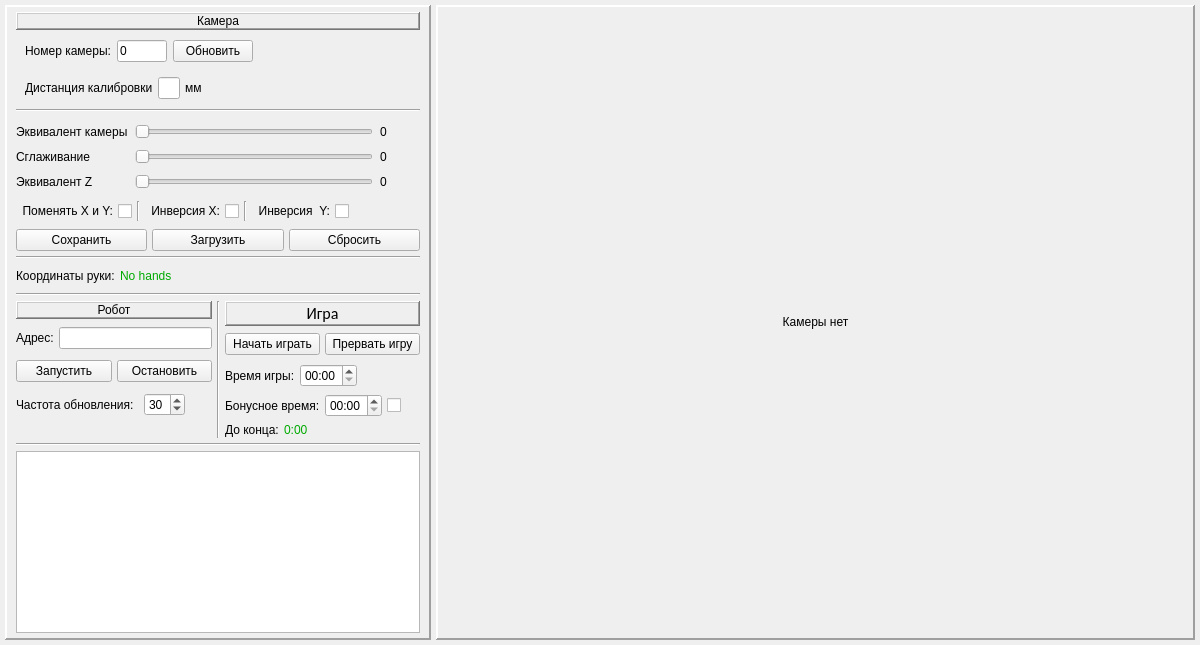
<?xml version="1.0" encoding="UTF-8"?>
<ui version="4.0">
 <class>MainWindow</class>
 <widget class="QMainWindow" name="MainWindow">
  <property name="enabled">
   <bool>true</bool>
  </property>
  <property name="geometry">
   <rect>
    <x>0</x>
    <y>0</y>
    <width>1200</width>
    <height>645</height>
   </rect>
  </property>
  <property name="windowTitle">
   <string>HapHapch</string>
  </property>
  <widget class="QWidget" name="centralwidget">
   <layout class="QGridLayout" name="gridLayout_6">
    <property name="leftMargin">
     <number>5</number>
    </property>
    <property name="topMargin">
     <number>5</number>
    </property>
    <property name="rightMargin">
     <number>5</number>
    </property>
    <property name="bottomMargin">
     <number>5</number>
    </property>
    <property name="spacing">
     <number>5</number>
    </property>
    <item row="0" column="0">
     <layout class="QHBoxLayout" name="horizontalLayout_5" stretch="7,13">
      <property name="spacing">
       <number>5</number>
      </property>
      <item>
       <widget class="QFrame" name="frame">
        <property name="sizePolicy">
         <sizepolicy hsizetype="Preferred" vsizetype="Preferred">
          <horstretch>0</horstretch>
          <verstretch>0</verstretch>
         </sizepolicy>
        </property>
        <property name="minimumSize">
         <size>
          <width>0</width>
          <height>0</height>
         </size>
        </property>
        <property name="maximumSize">
         <size>
          <width>600</width>
          <height>16777215</height>
         </size>
        </property>
        <property name="frameShape">
         <enum>QFrame::Panel</enum>
        </property>
        <property name="frameShadow">
         <enum>QFrame::Raised</enum>
        </property>
        <property name="lineWidth">
         <number>2</number>
        </property>
        <layout class="QVBoxLayout" name="verticalLayout">
         <property name="spacing">
          <number>5</number>
         </property>
         <property name="topMargin">
          <number>5</number>
         </property>
         <property name="bottomMargin">
          <number>5</number>
         </property>
         <item>
          <widget class="QLabel" name="label_10">
           <property name="sizePolicy">
            <sizepolicy hsizetype="Preferred" vsizetype="Maximum">
             <horstretch>0</horstretch>
             <verstretch>0</verstretch>
            </sizepolicy>
           </property>
           <property name="styleSheet">
            <string notr="true">font: 75 12pt &quot;Calibri&quot;;</string>
           </property>
           <property name="frameShape">
            <enum>QFrame::WinPanel</enum>
           </property>
           <property name="frameShadow">
            <enum>QFrame::Raised</enum>
           </property>
           <property name="lineWidth">
            <number>1</number>
           </property>
           <property name="text">
            <string>Камера</string>
           </property>
           <property name="alignment">
            <set>Qt::AlignCenter</set>
           </property>
           <property name="margin">
            <number>2</number>
           </property>
          </widget>
         </item>
         <item>
          <widget class="QFrame" name="frame">
           <property name="sizePolicy">
            <sizepolicy hsizetype="Preferred" vsizetype="Maximum">
             <horstretch>0</horstretch>
             <verstretch>0</verstretch>
            </sizepolicy>
           </property>
           <layout class="QGridLayout" name="gridLayout_3">
            <property name="topMargin">
             <number>5</number>
            </property>
            <property name="bottomMargin">
             <number>5</number>
            </property>
            <item row="0" column="2">
             <widget class="QPushButton" name="Start_cam">
              <property name="sizePolicy">
               <sizepolicy hsizetype="Minimum" vsizetype="Fixed">
                <horstretch>0</horstretch>
                <verstretch>0</verstretch>
               </sizepolicy>
              </property>
              <property name="text">
               <string>Обновить</string>
              </property>
             </widget>
            </item>
            <item row="0" column="0">
             <widget class="QLabel" name="label">
              <property name="sizePolicy">
               <sizepolicy hsizetype="Maximum" vsizetype="Preferred">
                <horstretch>0</horstretch>
                <verstretch>0</verstretch>
               </sizepolicy>
              </property>
              <property name="text">
               <string>Номер камеры:</string>
              </property>
              <property name="alignment">
               <set>Qt::AlignLeading|Qt::AlignLeft|Qt::AlignVCenter</set>
              </property>
             </widget>
            </item>
            <item row="0" column="1">
             <widget class="QLineEdit" name="NumCamEditLine">
              <property name="sizePolicy">
               <sizepolicy hsizetype="Fixed" vsizetype="Fixed">
                <horstretch>100</horstretch>
                <verstretch>0</verstretch>
               </sizepolicy>
              </property>
              <property name="minimumSize">
               <size>
                <width>0</width>
                <height>0</height>
               </size>
              </property>
              <property name="maximumSize">
               <size>
                <width>50</width>
                <height>16777215</height>
               </size>
              </property>
              <property name="baseSize">
               <size>
                <width>0</width>
                <height>0</height>
               </size>
              </property>
              <property name="text">
               <string>0</string>
              </property>
             </widget>
            </item>
            <item row="0" column="3">
             <widget class="QLabel" name="label_2">
              <property name="sizePolicy">
               <sizepolicy hsizetype="MinimumExpanding" vsizetype="Preferred">
                <horstretch>0</horstretch>
                <verstretch>0</verstretch>
               </sizepolicy>
              </property>
              <property name="text">
               <string/>
              </property>
             </widget>
            </item>
           </layout>
          </widget>
         </item>
         <item>
          <widget class="QFrame" name="horizontalFrame_2">
           <property name="sizePolicy">
            <sizepolicy hsizetype="Preferred" vsizetype="Maximum">
             <horstretch>0</horstretch>
             <verstretch>0</verstretch>
            </sizepolicy>
           </property>
           <layout class="QHBoxLayout" name="horizontalLayout_2" stretch="1,1,1,10">
            <property name="spacing">
             <number>5</number>
            </property>
            <property name="topMargin">
             <number>5</number>
            </property>
            <property name="bottomMargin">
             <number>5</number>
            </property>
            <item>
             <widget class="QLabel" name="lab_2">
              <property name="sizePolicy">
               <sizepolicy hsizetype="Minimum" vsizetype="Preferred">
                <horstretch>0</horstretch>
                <verstretch>0</verstretch>
               </sizepolicy>
              </property>
              <property name="text">
               <string>Дистанция калибровки</string>
              </property>
             </widget>
            </item>
            <item>
             <widget class="QLineEdit" name="CalibDist">
              <property name="sizePolicy">
               <sizepolicy hsizetype="Maximum" vsizetype="Fixed">
                <horstretch>0</horstretch>
                <verstretch>0</verstretch>
               </sizepolicy>
              </property>
              <property name="maximumSize">
               <size>
                <width>50</width>
                <height>16777215</height>
               </size>
              </property>
              <property name="text">
               <string/>
              </property>
             </widget>
            </item>
            <item>
             <widget class="QLabel" name="label_3">
              <property name="text">
               <string>мм</string>
              </property>
              <property name="margin">
               <number>3</number>
              </property>
             </widget>
            </item>
            <item>
             <widget class="QLabel" name="label_4">
              <property name="sizePolicy">
               <sizepolicy hsizetype="MinimumExpanding" vsizetype="Preferred">
                <horstretch>0</horstretch>
                <verstretch>0</verstretch>
               </sizepolicy>
              </property>
              <property name="text">
               <string/>
              </property>
             </widget>
            </item>
           </layout>
          </widget>
         </item>
         <item>
          <widget class="Line" name="line">
           <property name="orientation">
            <enum>Qt::Horizontal</enum>
           </property>
          </widget>
         </item>
         <item>
          <layout class="QGridLayout" name="gridLayout_4" columnstretch="0,0,0">
           <property name="topMargin">
            <number>7</number>
           </property>
           <property name="bottomMargin">
            <number>7</number>
           </property>
           <property name="horizontalSpacing">
            <number>7</number>
           </property>
           <property name="verticalSpacing">
            <number>10</number>
           </property>
           <item row="0" column="1">
            <widget class="QSlider" name="CalibCam">
             <property name="maximum">
              <number>800</number>
             </property>
             <property name="pageStep">
              <number>1</number>
             </property>
             <property name="value">
              <number>0</number>
             </property>
             <property name="orientation">
              <enum>Qt::Horizontal</enum>
             </property>
            </widget>
           </item>
           <item row="1" column="1">
            <widget class="QSlider" name="TimeApprox">
             <property name="minimum">
              <number>1</number>
             </property>
             <property name="maximum">
              <number>100</number>
             </property>
             <property name="pageStep">
              <number>1</number>
             </property>
             <property name="value">
              <number>1</number>
             </property>
             <property name="orientation">
              <enum>Qt::Horizontal</enum>
             </property>
            </widget>
           </item>
           <item row="2" column="1">
            <widget class="QSlider" name="CalibCam_Z">
             <property name="minimum">
              <number>0</number>
             </property>
             <property name="maximum">
              <number>500</number>
             </property>
             <property name="pageStep">
              <number>1</number>
             </property>
             <property name="orientation">
              <enum>Qt::Horizontal</enum>
             </property>
            </widget>
           </item>
           <item row="0" column="2">
            <widget class="QLabel" name="Lab_CalibCam">
             <property name="sizePolicy">
              <sizepolicy hsizetype="Fixed" vsizetype="Preferred">
               <horstretch>0</horstretch>
               <verstretch>0</verstretch>
              </sizepolicy>
             </property>
             <property name="minimumSize">
              <size>
               <width>40</width>
               <height>0</height>
              </size>
             </property>
             <property name="text">
              <string extracomment="3324243">0</string>
             </property>
             <property name="margin">
              <number>3</number>
             </property>
            </widget>
           </item>
           <item row="1" column="0">
            <widget class="QLabel" name="label_6">
             <property name="text">
              <string>Cглаживание</string>
             </property>
            </widget>
           </item>
           <item row="1" column="2">
            <widget class="QLabel" name="Lab_TimeApprox">
             <property name="sizePolicy">
              <sizepolicy hsizetype="Fixed" vsizetype="Preferred">
               <horstretch>0</horstretch>
               <verstretch>0</verstretch>
              </sizepolicy>
             </property>
             <property name="text">
              <string>0</string>
             </property>
             <property name="margin">
              <number>3</number>
             </property>
            </widget>
           </item>
           <item row="0" column="0">
            <widget class="QLabel" name="lab">
             <property name="text">
              <string>Эквивалент камеры</string>
             </property>
            </widget>
           </item>
           <item row="2" column="0">
            <widget class="QLabel" name="label_7">
             <property name="text">
              <string>Эквивалент Z</string>
             </property>
            </widget>
           </item>
           <item row="2" column="2">
            <widget class="QLabel" name="Lab_CalibCam_Z">
             <property name="sizePolicy">
              <sizepolicy hsizetype="Fixed" vsizetype="Preferred">
               <horstretch>0</horstretch>
               <verstretch>0</verstretch>
              </sizepolicy>
             </property>
             <property name="text">
              <string>0</string>
             </property>
             <property name="margin">
              <number>3</number>
             </property>
            </widget>
           </item>
          </layout>
         </item>
         <item>
          <layout class="QHBoxLayout" name="horizontalLayout_14">
           <property name="bottomMargin">
            <number>3</number>
           </property>
           <item>
            <widget class="QCheckBox" name="Change_XY_Box">
             <property name="layoutDirection">
              <enum>Qt::RightToLeft</enum>
             </property>
             <property name="text">
              <string>Поменять X и Y:</string>
             </property>
             <property name="tristate">
              <bool>false</bool>
             </property>
            </widget>
           </item>
           <item>
            <widget class="Line" name="line_5">
             <property name="orientation">
              <enum>Qt::Vertical</enum>
             </property>
            </widget>
           </item>
           <item>
            <widget class="QCheckBox" name="Inv_X_Box">
             <property name="layoutDirection">
              <enum>Qt::RightToLeft</enum>
             </property>
             <property name="text">
              <string>Инверсия X:</string>
             </property>
            </widget>
           </item>
           <item>
            <widget class="Line" name="line_7">
             <property name="orientation">
              <enum>Qt::Vertical</enum>
             </property>
            </widget>
           </item>
           <item>
            <widget class="QCheckBox" name="Inv_Y_Box">
             <property name="layoutDirection">
              <enum>Qt::RightToLeft</enum>
             </property>
             <property name="text">
              <string>Инверсия  Y:</string>
             </property>
            </widget>
           </item>
           <item>
            <widget class="QLabel" name="label_13">
             <property name="sizePolicy">
              <sizepolicy hsizetype="Expanding" vsizetype="Preferred">
               <horstretch>0</horstretch>
               <verstretch>0</verstretch>
              </sizepolicy>
             </property>
             <property name="text">
              <string/>
             </property>
            </widget>
           </item>
          </layout>
         </item>
         <item>
          <layout class="QHBoxLayout" name="horizontalLayout_6">
           <item>
            <widget class="QPushButton" name="SaveSettingsBut">
             <property name="text">
              <string>Сохранить</string>
             </property>
            </widget>
           </item>
           <item>
            <widget class="QPushButton" name="LoadSettingsBut">
             <property name="text">
              <string>Загрузить</string>
             </property>
            </widget>
           </item>
           <item>
            <widget class="QPushButton" name="ResetSettingsBut">
             <property name="text">
              <string>Сбросить</string>
             </property>
            </widget>
           </item>
          </layout>
         </item>
         <item>
          <widget class="Line" name="line_2">
           <property name="orientation">
            <enum>Qt::Horizontal</enum>
           </property>
          </widget>
         </item>
         <item>
          <layout class="QHBoxLayout" name="horizontalLayout_3">
           <property name="topMargin">
            <number>5</number>
           </property>
           <property name="bottomMargin">
            <number>5</number>
           </property>
           <item>
            <widget class="QLabel" name="label_11">
             <property name="text">
              <string>Координаты руки:</string>
             </property>
            </widget>
           </item>
           <item>
            <widget class="QLabel" name="Hand_Coords">
             <property name="sizePolicy">
              <sizepolicy hsizetype="Expanding" vsizetype="Preferred">
               <horstretch>0</horstretch>
               <verstretch>0</verstretch>
              </sizepolicy>
             </property>
             <property name="minimumSize">
              <size>
               <width>300</width>
               <height>0</height>
              </size>
             </property>
             <property name="styleSheet">
              <string notr="true">font: 75 12pt &quot;Calibri&quot;;
color: rgb(0, 170, 0);</string>
             </property>
             <property name="text">
              <string>No hands</string>
             </property>
            </widget>
           </item>
          </layout>
         </item>
         <item>
          <widget class="Line" name="line_4">
           <property name="orientation">
            <enum>Qt::Horizontal</enum>
           </property>
          </widget>
         </item>
         <item>
          <layout class="QHBoxLayout" name="horizontalLayout_8" stretch="1,0,1">
           <property name="sizeConstraint">
            <enum>QLayout::SetMaximumSize</enum>
           </property>
           <item>
            <layout class="QVBoxLayout" name="verticalLayout_3">
             <item>
              <widget class="QLabel" name="label_9">
               <property name="sizePolicy">
                <sizepolicy hsizetype="Expanding" vsizetype="Maximum">
                 <horstretch>0</horstretch>
                 <verstretch>0</verstretch>
                </sizepolicy>
               </property>
               <property name="styleSheet">
                <string notr="true">font: 75 12pt &quot;Calibri&quot;;</string>
               </property>
               <property name="frameShape">
                <enum>QFrame::WinPanel</enum>
               </property>
               <property name="frameShadow">
                <enum>QFrame::Raised</enum>
               </property>
               <property name="text">
                <string>Робот</string>
               </property>
               <property name="alignment">
                <set>Qt::AlignCenter</set>
               </property>
               <property name="margin">
                <number>2</number>
               </property>
              </widget>
             </item>
             <item>
              <layout class="QHBoxLayout" name="horizontalLayout_4">
               <property name="topMargin">
                <number>3</number>
               </property>
               <property name="bottomMargin">
                <number>3</number>
               </property>
               <item>
                <widget class="QLabel" name="label_12">
                 <property name="sizePolicy">
                  <sizepolicy hsizetype="Fixed" vsizetype="Preferred">
                   <horstretch>0</horstretch>
                   <verstretch>0</verstretch>
                  </sizepolicy>
                 </property>
                 <property name="text">
                  <string>Адрес:</string>
                 </property>
                 <property name="margin">
                  <number>5</number>
                 </property>
                </widget>
               </item>
               <item>
                <widget class="QLineEdit" name="IpLineEdit">
                 <property name="sizePolicy">
                  <sizepolicy hsizetype="Expanding" vsizetype="Fixed">
                   <horstretch>0</horstretch>
                   <verstretch>0</verstretch>
                  </sizepolicy>
                 </property>
                 <property name="minimumSize">
                  <size>
                   <width>0</width>
                   <height>0</height>
                  </size>
                 </property>
                 <property name="maximumSize">
                  <size>
                   <width>16777215</width>
                   <height>16777215</height>
                  </size>
                 </property>
                 <property name="font">
                  <font>
                   <stylestrategy>PreferDefault</stylestrategy>
                  </font>
                 </property>
                 <property name="inputMethodHints">
                  <set>Qt::ImhNone</set>
                 </property>
                 <property name="text">
                  <string/>
                 </property>
                </widget>
               </item>
              </layout>
             </item>
             <item>
              <layout class="QHBoxLayout" name="horizontalLayout_7">
               <property name="topMargin">
                <number>3</number>
               </property>
               <property name="bottomMargin">
                <number>3</number>
               </property>
               <item>
                <widget class="QPushButton" name="StartServerBut">
                 <property name="sizePolicy">
                  <sizepolicy hsizetype="Expanding" vsizetype="Fixed">
                   <horstretch>0</horstretch>
                   <verstretch>0</verstretch>
                  </sizepolicy>
                 </property>
                 <property name="minimumSize">
                  <size>
                   <width>0</width>
                   <height>0</height>
                  </size>
                 </property>
                 <property name="text">
                  <string>Запустить</string>
                 </property>
                </widget>
               </item>
               <item>
                <widget class="QPushButton" name="PauseRobotBut">
                 <property name="sizePolicy">
                  <sizepolicy hsizetype="Expanding" vsizetype="Fixed">
                   <horstretch>0</horstretch>
                   <verstretch>0</verstretch>
                  </sizepolicy>
                 </property>
                 <property name="text">
                  <string>Остановить</string>
                 </property>
                </widget>
               </item>
              </layout>
             </item>
             <item>
              <layout class="QHBoxLayout" name="horizontalLayout_10" stretch="0,0,0">
               <property name="spacing">
                <number>10</number>
               </property>
               <property name="sizeConstraint">
                <enum>QLayout::SetDefaultConstraint</enum>
               </property>
               <property name="topMargin">
                <number>3</number>
               </property>
               <property name="rightMargin">
                <number>0</number>
               </property>
               <property name="bottomMargin">
                <number>3</number>
               </property>
               <item>
                <widget class="QLabel" name="label_15">
                 <property name="sizePolicy">
                  <sizepolicy hsizetype="Preferred" vsizetype="Preferred">
                   <horstretch>0</horstretch>
                   <verstretch>0</verstretch>
                  </sizepolicy>
                 </property>
                 <property name="text">
                  <string>Частота обновления:</string>
                 </property>
                </widget>
               </item>
               <item>
                <widget class="QSpinBox" name="FrequencySlender">
                 <property name="sizePolicy">
                  <sizepolicy hsizetype="Fixed" vsizetype="Fixed">
                   <horstretch>0</horstretch>
                   <verstretch>0</verstretch>
                  </sizepolicy>
                 </property>
                 <property name="minimum">
                  <number>1</number>
                 </property>
                 <property name="value">
                  <number>30</number>
                 </property>
                </widget>
               </item>
               <item>
                <widget class="QLabel" name="label_5">
                 <property name="sizePolicy">
                  <sizepolicy hsizetype="Expanding" vsizetype="Preferred">
                   <horstretch>0</horstretch>
                   <verstretch>0</verstretch>
                  </sizepolicy>
                 </property>
                 <property name="text">
                  <string/>
                 </property>
                </widget>
               </item>
              </layout>
             </item>
             <item>
              <widget class="QLabel" name="label_16">
               <property name="sizePolicy">
                <sizepolicy hsizetype="Preferred" vsizetype="Minimum">
                 <horstretch>0</horstretch>
                 <verstretch>0</verstretch>
                </sizepolicy>
               </property>
               <property name="text">
                <string/>
               </property>
              </widget>
             </item>
            </layout>
           </item>
           <item>
            <widget class="Line" name="line_6">
             <property name="orientation">
              <enum>Qt::Vertical</enum>
             </property>
            </widget>
           </item>
           <item>
            <layout class="QVBoxLayout" name="verticalLayout_2">
             <item>
              <widget class="QLabel" name="label_14">
               <property name="sizePolicy">
                <sizepolicy hsizetype="Expanding" vsizetype="Maximum">
                 <horstretch>0</horstretch>
                 <verstretch>0</verstretch>
                </sizepolicy>
               </property>
               <property name="font">
                <font>
                 <family>Calibri</family>
                 <pointsize>12</pointsize>
                 <weight>9</weight>
                 <italic>false</italic>
                 <bold>false</bold>
                </font>
               </property>
               <property name="styleSheet">
                <string notr="true">font: 75 12pt &quot;Calibri&quot;;</string>
               </property>
               <property name="frameShape">
                <enum>QFrame::WinPanel</enum>
               </property>
               <property name="frameShadow">
                <enum>QFrame::Raised</enum>
               </property>
               <property name="text">
                <string>Игра</string>
               </property>
               <property name="alignment">
                <set>Qt::AlignCenter</set>
               </property>
               <property name="margin">
                <number>2</number>
               </property>
              </widget>
             </item>
             <item>
              <layout class="QHBoxLayout" name="horizontalLayout_9">
               <property name="topMargin">
                <number>2</number>
               </property>
               <property name="bottomMargin">
                <number>2</number>
               </property>
               <item>
                <widget class="QPushButton" name="StartGameBut">
                 <property name="minimumSize">
                  <size>
                   <width>0</width>
                   <height>0</height>
                  </size>
                 </property>
                 <property name="text">
                  <string>Начать играть</string>
                 </property>
                </widget>
               </item>
               <item>
                <widget class="QPushButton" name="StopGameBut">
                 <property name="minimumSize">
                  <size>
                   <width>0</width>
                   <height>0</height>
                  </size>
                 </property>
                 <property name="text">
                  <string>Прервать игру</string>
                 </property>
                </widget>
               </item>
              </layout>
             </item>
             <item>
              <layout class="QHBoxLayout" name="horizontalLayout">
               <property name="topMargin">
                <number>2</number>
               </property>
               <property name="bottomMargin">
                <number>2</number>
               </property>
               <item>
                <widget class="QLabel" name="label_17">
                 <property name="sizePolicy">
                  <sizepolicy hsizetype="Maximum" vsizetype="Preferred">
                   <horstretch>0</horstretch>
                   <verstretch>0</verstretch>
                  </sizepolicy>
                 </property>
                 <property name="text">
                  <string>Время игры:</string>
                 </property>
                </widget>
               </item>
               <item>
                <widget class="QTimeEdit" name="timeEdit">
                 <property name="sizePolicy">
                  <sizepolicy hsizetype="Maximum" vsizetype="Fixed">
                   <horstretch>0</horstretch>
                   <verstretch>0</verstretch>
                  </sizepolicy>
                 </property>
                 <property name="displayFormat">
                  <string>mm:ss</string>
                 </property>
                </widget>
               </item>
               <item>
                <widget class="QLabel" name="label_19">
                 <property name="sizePolicy">
                  <sizepolicy hsizetype="Expanding" vsizetype="Preferred">
                   <horstretch>0</horstretch>
                   <verstretch>0</verstretch>
                  </sizepolicy>
                 </property>
                 <property name="text">
                  <string/>
                 </property>
                </widget>
               </item>
              </layout>
             </item>
             <item>
              <layout class="QHBoxLayout" name="horizontalLayout_11">
               <property name="topMargin">
                <number>0</number>
               </property>
               <property name="bottomMargin">
                <number>0</number>
               </property>
               <item>
                <widget class="QLabel" name="label_18">
                 <property name="text">
                  <string>Бонусное время:</string>
                 </property>
                </widget>
               </item>
               <item>
                <widget class="QTimeEdit" name="Add_timeEdit">
                 <property name="sizePolicy">
                  <sizepolicy hsizetype="Maximum" vsizetype="Fixed">
                   <horstretch>0</horstretch>
                   <verstretch>0</verstretch>
                  </sizepolicy>
                 </property>
                 <property name="displayFormat">
                  <string>mm:ss</string>
                 </property>
                </widget>
               </item>
               <item>
                <widget class="QCheckBox" name="AddTime_checkBox">
                 <property name="sizePolicy">
                  <sizepolicy hsizetype="Expanding" vsizetype="Fixed">
                   <horstretch>0</horstretch>
                   <verstretch>0</verstretch>
                  </sizepolicy>
                 </property>
                 <property name="text">
                  <string/>
                 </property>
                </widget>
               </item>
              </layout>
             </item>
             <item>
              <layout class="QHBoxLayout" name="horizontalLayout_12">
               <property name="topMargin">
                <number>0</number>
               </property>
               <property name="bottomMargin">
                <number>0</number>
               </property>
               <item>
                <widget class="QLabel" name="label_22">
                 <property name="text">
                  <string>До конца:</string>
                 </property>
                </widget>
               </item>
               <item>
                <widget class="QLabel" name="lab_game_timeout">
                 <property name="minimumSize">
                  <size>
                   <width>30</width>
                   <height>0</height>
                  </size>
                 </property>
                 <property name="styleSheet">
                  <string notr="true">font: 12pt &quot;Calibri&quot;;
color: rgb(0, 170, 0);</string>
                 </property>
                 <property name="text">
                  <string>0:00</string>
                 </property>
                </widget>
               </item>
               <item>
                <widget class="QLabel" name="label_23">
                 <property name="sizePolicy">
                  <sizepolicy hsizetype="Expanding" vsizetype="Preferred">
                   <horstretch>0</horstretch>
                   <verstretch>0</verstretch>
                  </sizepolicy>
                 </property>
                 <property name="text">
                  <string/>
                 </property>
                </widget>
               </item>
              </layout>
             </item>
            </layout>
           </item>
          </layout>
         </item>
         <item>
          <widget class="Line" name="line_3">
           <property name="orientation">
            <enum>Qt::Horizontal</enum>
           </property>
          </widget>
         </item>
         <item>
          <widget class="QListWidget" name="SendList">
           <property name="sizePolicy">
            <sizepolicy hsizetype="Preferred" vsizetype="Expanding">
             <horstretch>0</horstretch>
             <verstretch>0</verstretch>
            </sizepolicy>
           </property>
           <property name="minimumSize">
            <size>
             <width>0</width>
             <height>40</height>
            </size>
           </property>
           <property name="maximumSize">
            <size>
             <width>16777215</width>
             <height>16777215</height>
            </size>
           </property>
           <property name="styleSheet">
            <string notr="true"/>
           </property>
           <property name="verticalScrollBarPolicy">
            <enum>Qt::ScrollBarAsNeeded</enum>
           </property>
           <property name="horizontalScrollBarPolicy">
            <enum>Qt::ScrollBarAsNeeded</enum>
           </property>
           <property name="autoScrollMargin">
            <number>16</number>
           </property>
           <property name="editTriggers">
            <set>QAbstractItemView::NoEditTriggers</set>
           </property>
           <property name="showDropIndicator" stdset="0">
            <bool>true</bool>
           </property>
           <property name="movement">
            <enum>QListView::Static</enum>
           </property>
           <property name="spacing">
            <number>0</number>
           </property>
           <property name="modelColumn">
            <number>0</number>
           </property>
           <property name="uniformItemSizes">
            <bool>false</bool>
           </property>
           <property name="batchSize">
            <number>100</number>
           </property>
           <property name="wordWrap">
            <bool>true</bool>
           </property>
           <property name="selectionRectVisible">
            <bool>false</bool>
           </property>
          </widget>
         </item>
        </layout>
       </widget>
      </item>
      <item>
       <widget class="QLabel" name="Lab_Cam">
        <property name="sizePolicy">
         <sizepolicy hsizetype="Ignored" vsizetype="Ignored">
          <horstretch>0</horstretch>
          <verstretch>0</verstretch>
         </sizepolicy>
        </property>
        <property name="minimumSize">
         <size>
          <width>0</width>
          <height>0</height>
         </size>
        </property>
        <property name="palette">
         <palette>
          <active>
           <colorrole role="Base">
            <brush brushstyle="SolidPattern">
             <color alpha="255">
              <red>255</red>
              <green>255</green>
              <blue>255</blue>
             </color>
            </brush>
           </colorrole>
          </active>
          <inactive>
           <colorrole role="Base">
            <brush brushstyle="SolidPattern">
             <color alpha="255">
              <red>255</red>
              <green>255</green>
              <blue>255</blue>
             </color>
            </brush>
           </colorrole>
          </inactive>
          <disabled>
           <colorrole role="Base">
            <brush brushstyle="SolidPattern">
             <color alpha="255">
              <red>240</red>
              <green>240</green>
              <blue>240</blue>
             </color>
            </brush>
           </colorrole>
          </disabled>
         </palette>
        </property>
        <property name="whatsThis">
         <string/>
        </property>
        <property name="autoFillBackground">
         <bool>false</bool>
        </property>
        <property name="styleSheet">
         <string notr="true">font: 75 14pt &quot;Calibri&quot;</string>
        </property>
        <property name="inputMethodHints">
         <set>Qt::ImhNone</set>
        </property>
        <property name="frameShape">
         <enum>QFrame::Panel</enum>
        </property>
        <property name="frameShadow">
         <enum>QFrame::Raised</enum>
        </property>
        <property name="lineWidth">
         <number>2</number>
        </property>
        <property name="text">
         <string>&lt;html&gt;&lt;head/&gt;&lt;body&gt;&lt;p&gt;Камеры нет&lt;/p&gt;&lt;/body&gt;&lt;/html&gt;</string>
        </property>
        <property name="alignment">
         <set>Qt::AlignCenter</set>
        </property>
        <property name="margin">
         <number>10</number>
        </property>
       </widget>
      </item>
     </layout>
    </item>
   </layout>
  </widget>
 </widget>
 <resources/>
 <connections/>
</ui>
